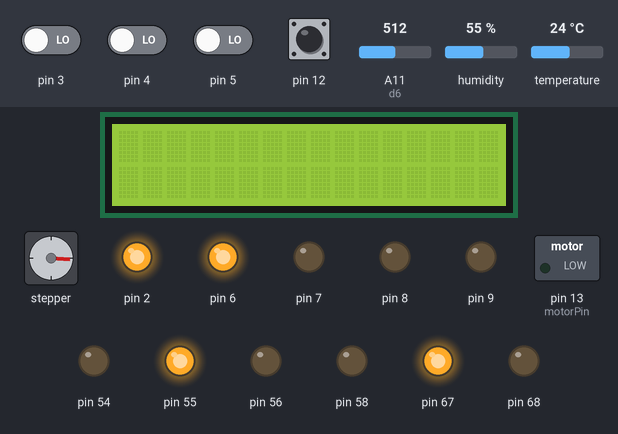
A sketch run on a simulated Arduino Mega 2560, built with avr-gcc and run on an emulated ATmega2560. On the bench: 16×2 character LCD, stepper motor, switched loads named in the sketch (green lamp = pin HIGH), output pins drawn as LEDs (lit = HIGH). Inputs (shaded band) come from the test bench; at power-on: pin 12 HIGH, pin 3–5 LOW, temperature 24 °C, A11 (d6) = 512, humidity 55 %. Stepper angles assume 2048 steps per turn.

Above: at 1.2 s.
1.3 s: pin 5 driven HIGH
At 4.82 s:
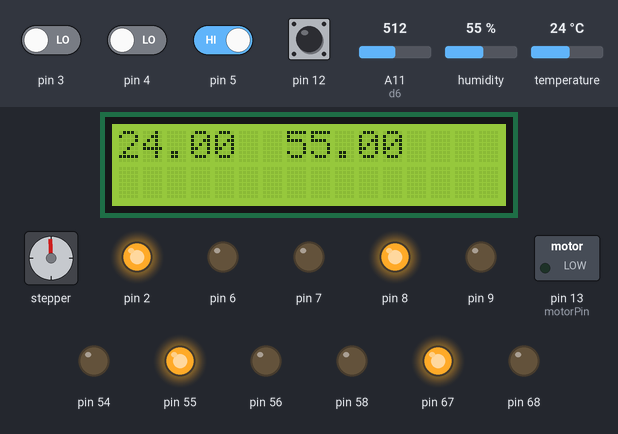
6.8 s: temperature set to 27 °C
At 9.7 s:
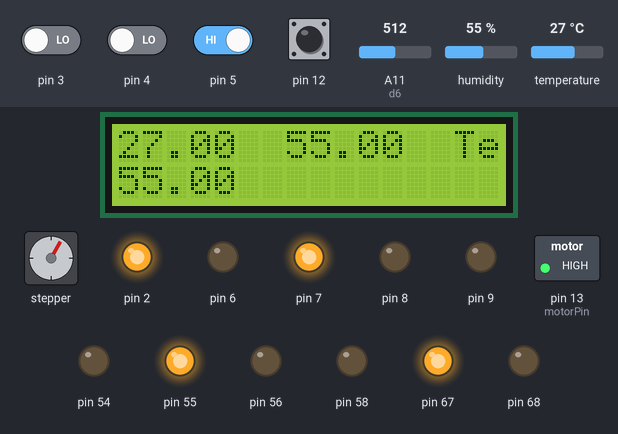
12.3 s: A11 (d6) set to 109
17.8 s: A11 (d6) set to 94
At 22.4 s:
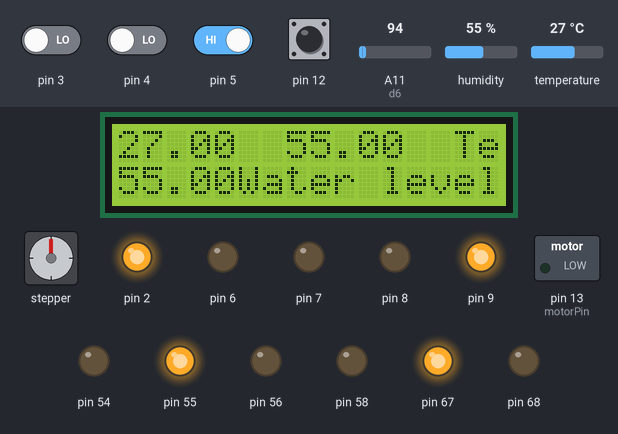
23.3 s: temperature set to 12 °C
At 28.07 s:
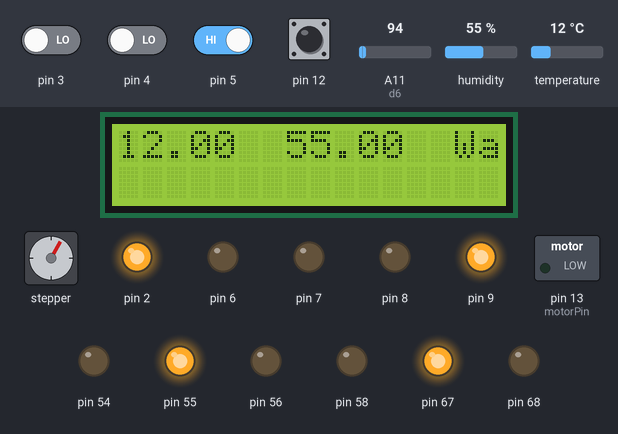
29.4 s: pin 5 driven LOW
At 32.66 s:
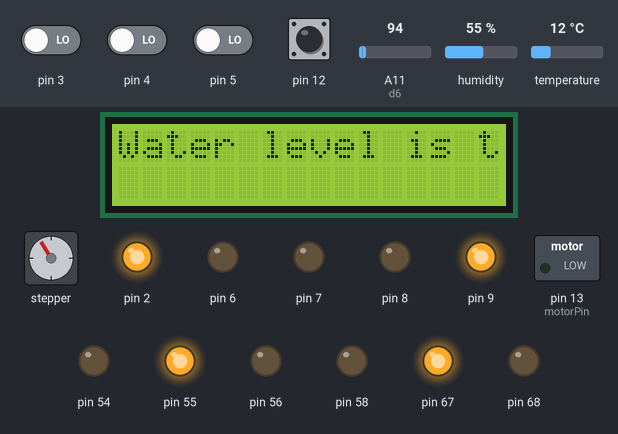
Timing chart, 0 to 35.9 s (numbered marks = the images above; inputs shaded):
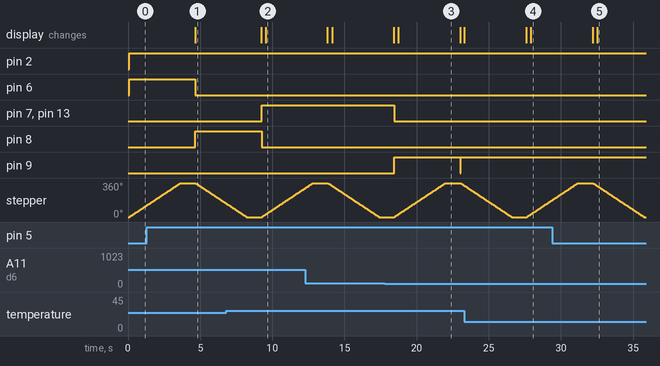

The sketch:

CPEFinal.ino
```cpp
#include <DHT.h>
#include <DHT_U.h>

#include <LiquidCrystal.h>
#include <Adafruit_LiquidCrystal.h>

#include <Stepper.h>
#define DHTPIN 10
#define DHTTYPE DHT11
DHT dht(DHTPIN, DHTTYPE);

// initializing all of the threshold and monitor variables
int t = 1;
const float waterthreshold = 100;
const float tempthreshold = 25;
int state = 1;
int level = 0;
int motorPin = 13;
const int stepsPerRevolution = 2048;  // change this to fit the number of steps per revolution
const int rolePerMinute = 17;         // Adjustable range of 28BYJ-48 stepper is 0~17 rpm
const int rs = A3, en = A5, d4 = A9, d5 = A10, d6 = A11, d7 = A12;
LiquidCrystal lcd(rs, en, d4, d5, d6, d7);      // initialize the lcd

// initialize the stepper library on pins 8 through 11:
Stepper myStepper(stepsPerRevolution, 24, 30, 26, 32);     //initialize the stepper


// Register declarations
     //LIGHTS
volatile unsigned char* port_h= (unsigned char*) 0x102;
volatile unsigned char* ddr_h = (unsigned char*) 0x101;
volatile unsigned char* pin_h = (unsigned char*) 0x100;

volatile unsigned char* port_c = (unsigned char*) 0x28;
volatile unsigned char* ddr_c = (unsigned char*) 0x27;
volatile unsigned char* pin_c = (unsigned char*) 0x26;

     //BUTTONS
volatile unsigned char* port_e= (unsigned char*) 0x2e;
volatile unsigned char* ddr_e = (unsigned char*) 0x2d;
volatile unsigned char* pin_e = (unsigned char*) 0x2c;


volatile unsigned char* port_g= (unsigned char*) 0x34;
volatile unsigned char* ddr_g = (unsigned char*) 0x33;
volatile unsigned char* pin_g = (unsigned char*) 0x32;

     //VENT
volatile unsigned char* port_b= (unsigned char*) 0x25;
volatile unsigned char* ddr_b = (unsigned char*) 0x24;
volatile unsigned char* pin_b = (unsigned char*) 0x23;

     //LCD
volatile unsigned char* port_a = (unsigned char*) 0x22;
volatile unsigned char* ddr_a = (unsigned char*) 0x21;
volatile unsigned char* pin_a = (unsigned char*) 0x20;

volatile unsigned char* port_f = (unsigned char*) 0x31;
volatile unsigned char* ddr_f = (unsigned char*) 0x30;
volatile unsigned char* pin_f = (unsigned char*) 0x2f;

volatile unsigned char* port_k = (unsigned char*) 0x108;
volatile unsigned char* ddr_k = (unsigned char*) 0x107;
volatile unsigned char* pin_k = (unsigned char*) 0x106;

     //ABC 123
volatile unsigned char* my_ADMUX = (unsigned char*) 0x7C;
volatile unsigned char* my_ADCSRB = (unsigned char*) 0x7B;
volatile unsigned char* my_ADCSRA = (unsigned char*) 0x7A;
volatile unsigned int* my_ADC_DATA = (unsigned int*) 0x78;

void setup() {

adc_init();
*ddr_b &= ~(0x01<<6);
*port_b |= (0x01<<6);

// Register implementations
*ddr_h |= (0x01<<3);
*ddr_h |= (0x01<<4);
*ddr_h |= (0x01<<5);
*ddr_h |= (0x01<<6);
*ddr_f |= (0x01<<0);
*ddr_f |= (0x01<<1);
*ddr_f |= (0x01<<2);
*ddr_f |= (0x01<<4);
*ddr_k |= (0x01<<5);
*ddr_k |= (0x01<<6);
*ddr_k &= ~(0x01<<7);
*port_k |= (0x01<<7);
*ddr_e |= (0x01<<3);
*ddr_e &= ~(0x01<<3);
*ddr_g |= (0x01<<5);
*ddr_g &= ~(0x01<<5);
*ddr_e |= (0x01<<5);
*ddr_e &= ~(0x01<<5);
*ddr_e |= (0x01<<4);
*ddr_b |= (0x01<<7);
*ddr_b |= (0x01<<5);
*ddr_b &= ~(0x01<<5);
*ddr_c |= (0x01<<7);
*ddr_c |= (0x01<<5);
*ddr_a |= (0x01<<4);
*ddr_a |= (0x01<<2);


*port_k &= ~(0x01<<6);
*port_k |= (0x01<<5);
*port_f &= ~(0x01<<0);
*port_f &= ~(0x01<<4);
*port_f &= ~(0x01<<2);
*port_f |= (0x01<<1);

  Serial.begin(9600);

  myStepper.setSpeed(rolePerMinute);
  dht.begin(); // initialize the sensor
  lcd.begin(16, 2);
}


void loop() {

// declares variables based on sensors
float temp = dht.readTemperature();
float humi = dht.readHumidity();
level = adc_read(11);

//measures variables to cause a state switch
if(*pin_e & (0x01<<3)){
 state=2;
}
if(*pin_e & (0x01<<5)){
state=1;
}

*port_e |= (0x01<<4); // sensor

// disabled state
if(state == 1){
  *port_b &= ~(0x01<<7);
 *port_h |= (0x01<<3);
   *port_h &= ~(0x01<<6);
  *port_h &= ~(0x01<<5);
  *port_h &= ~(0x01<<4);
}

// idle state
if(state == 2){
  *port_b &= ~(0x01<<7);
   *port_h |= (0x01<<5);
  float temp = dht.readTemperature();
 float humi = dht.readHumidity();
  lcd.println(temp);
  lcd.println(humi);
  *port_h &= ~(0x01<<6);
  *port_h &= ~(0x01<<4);
  *port_h &= ~(0x01<<3);
  if(level < waterthreshold){ // state switch
 state = 4;
}
if(temp > tempthreshold){ // state switch
 state = 3;
}
}

// running state
if(state == 3){
  *port_b |= (0x01<<7);
  *port_h |= (0x01<<4);
  float temp = dht.readTemperature();
 float humi = dht.readHumidity();
 lcd.print("Tempurature:");
  lcd.print(temp);
  lcd.print("Humidity:");
  lcd.print(humi);
    *port_h &= ~(0x01<<6);
  *port_h &= ~(0x01<<5);
  *port_h &= ~(0x01<<3);
if(temp <= tempthreshold){
 state = 2;
}

if(level <= waterthreshold){
  state = 4;
}
}

// low water state
if (state == 4){
  *port_b &= ~(0x01<<7);
  lcd.println("Water level is too low");
  *port_h |= (0x01<<6);

    *port_h &= ~(0x01<<5);
  *port_h &= ~(0x01<<4);
  *port_h &= ~(0x01<<3);

  if(*pin_g & (0x01<<5)){
state=2;
  }
}

  if(*pin_b & (0x01<<6)){
    myStepper.step(stepsPerRevolution*t);
    t *= -1;
  }

  delay(1000);
  lcd.clear();
}

void adc_init()
{
  // setup the A register
  *my_ADCSRA |= 0b10000000; // set bit   7 to 1 to enable the ADC
  *my_ADCSRA &= 0b11011111; // clear bit 6 to 0 to disable the ADC trigger mode
  *my_ADCSRA &= 0b11110111; // clear bit 5 to 0 to disable the ADC interrupt
  *my_ADCSRA &= 0b11111000; // clear bit 0-2 to 0 to set prescaler selection to slow reading
  // setup the B register
  *my_ADCSRB &= 0b11110111; // clear bit 3 to 0 to reset the channel and gain bits
  *my_ADCSRB &= 0b11111000; // clear bit 2-0 to 0 to set free running mode
  // setup the MUX Register
  *my_ADMUX  &= 0b01111111; // clear bit 7 to 0 for AVCC analog reference
  *my_ADMUX  |= 0b01000000; // set bit   6 to 1 for AVCC analog reference
  *my_ADMUX  &= 0b11011111; // clear bit 5 to 0 for right adjust result
  *my_ADMUX  &= 0b11100000; // clear bit 4-0 to 0 to reset the channel and gain bits
}

unsigned int adc_read(unsigned char adc_channel_num)
{
  // clear the channel selection bits (MUX 4:0)
  *my_ADMUX  &= 0b11100000;
  // clear the channel selection bits (MUX 5)
  *my_ADCSRB &= 0b11110111;
  // set the channel number
  if(adc_channel_num > 7)
  {
    // set the channel selection bits, but remove the most significant bit (bit 3)
    adc_channel_num -= 8;
    // set MUX bit 5
    *my_ADCSRB |= 0b00001000;
  }
  // set the channel selection bits
  *my_ADMUX  += adc_channel_num;
  // set bit 6 of ADCSRA to 1 to start a conversion
  *my_ADCSRA |= 0x40;
  // wait for the conversion to complete
  while((*my_ADCSRA & 0x40) != 0);
  // return the result in the ADC data register
  return *my_ADC_DATA;
}
```

Measured:
- the behaviour switches between 25 and 26 °C on temperature (found by bisection; images 1 and 2)
- the behaviour switches between 101 and 100 on A11 (d6) (found by bisection; images 2 and 3)
- after the input at 1.3 s, pin 6: HIGH → LOW after 3.4 s; pin 8: LOW → HIGH after 3.4 s; the display: changes after 3.4 s (image 1)
- after the input at 6.8 s, pin 7, pin 13 (motorPin): LOW → HIGH after 2.5 s; pin 8: HIGH → LOW after 2.5 s; the display: first differs from a run without the input after 2.8 s (image 2)
- after the input at 17.8 s, pin 7, pin 13 (motorPin): HIGH → LOW after 0.65 s; pin 9: LOW → HIGH after 0.65 s, → LOW 4.6 s later, → HIGH 0.01 s later; the display: first differs from a run without the input after 0.92 s (image 3)
- after the input at 23.3 s, pin 9: stays HIGH (without the input it goes to LOW after 4.3 s); the display: first differs from a run without the input after 4.6 s (image 4)
- after the input at 29.4 s, the display: first differs from a run without the input after 3.1 s (image 5)
